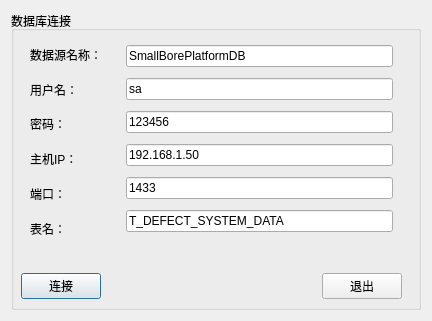
<?xml version="1.0" encoding="UTF-8"?>
<ui version="4.0">
 <class>Dialog</class>
 <widget class="QDialog" name="Dialog">
  <property name="geometry">
   <rect>
    <x>0</x>
    <y>0</y>
    <width>432</width>
    <height>321</height>
   </rect>
  </property>
  <property name="windowTitle">
   <string>Dialog</string>
  </property>
  <layout class="QVBoxLayout" name="verticalLayout">
   <item>
    <widget class="QGroupBox" name="groupBox">
     <property name="title">
      <string>数据库连接</string>
     </property>
     <widget class="QWidget" name="widget_2" native="true">
      <property name="geometry">
       <rect>
        <x>10</x>
        <y>20</y>
        <width>381</width>
        <height>221</height>
       </rect>
      </property>
      <layout class="QHBoxLayout" name="horizontalLayout">
       <item>
        <widget class="QWidget" name="widget" native="true">
         <layout class="QVBoxLayout" name="verticalLayout_2">
          <item>
           <widget class="QLabel" name="label">
            <property name="text">
             <string>数据源名称：</string>
            </property>
           </widget>
          </item>
          <item>
           <widget class="QLabel" name="label_2">
            <property name="text">
             <string>用户名：</string>
            </property>
           </widget>
          </item>
          <item>
           <widget class="QLabel" name="label_3">
            <property name="text">
             <string>密码：</string>
            </property>
           </widget>
          </item>
          <item>
           <widget class="QLabel" name="label_4">
            <property name="text">
             <string>主机IP：</string>
            </property>
           </widget>
          </item>
          <item>
           <widget class="QLabel" name="label_5">
            <property name="text">
             <string>端口：</string>
            </property>
           </widget>
          </item>
          <item>
           <widget class="QLabel" name="label_7">
            <property name="text">
             <string>表名：</string>
            </property>
           </widget>
          </item>
         </layout>
        </widget>
       </item>
       <item>
        <widget class="QWidget" name="widget_6" native="true">
         <layout class="QVBoxLayout" name="verticalLayout_3">
          <item>
           <widget class="QLineEdit" name="base_line">
            <property name="text">
             <string>SmallBorePlatformDB</string>
            </property>
           </widget>
          </item>
          <item>
           <widget class="QLineEdit" name="user_line">
            <property name="text">
             <string>sa</string>
            </property>
           </widget>
          </item>
          <item>
           <widget class="QLineEdit" name="pwdd_line">
            <property name="text">
             <string>123456</string>
            </property>
           </widget>
          </item>
          <item>
           <widget class="QLineEdit" name="IP_line">
            <property name="text">
             <string>192.168.1.50</string>
            </property>
           </widget>
          </item>
          <item>
           <widget class="QLineEdit" name="port_line">
            <property name="text">
             <string>1433</string>
            </property>
           </widget>
          </item>
          <item>
           <widget class="QLineEdit" name="table_name">
            <property name="text">
             <string>T_DEFECT_SYSTEM_DATA</string>
            </property>
           </widget>
          </item>
         </layout>
        </widget>
       </item>
      </layout>
     </widget>
     <widget class="QWidget" name="widget_3" native="true">
      <property name="geometry">
       <rect>
        <x>10</x>
        <y>250</y>
        <width>381</width>
        <height>51</height>
       </rect>
      </property>
      <layout class="QHBoxLayout" name="horizontalLayout_2">
       <item>
        <widget class="QPushButton" name="con_btn">
         <property name="text">
          <string>连接</string>
         </property>
        </widget>
       </item>
       <item>
        <spacer name="horizontalSpacer">
         <property name="orientation">
          <enum>Qt::Horizontal</enum>
         </property>
         <property name="sizeHint" stdset="0">
          <size>
           <width>40</width>
           <height>20</height>
          </size>
         </property>
        </spacer>
       </item>
       <item>
        <widget class="QPushButton" name="cancel_btn">
         <property name="text">
          <string>退出</string>
         </property>
        </widget>
       </item>
      </layout>
     </widget>
    </widget>
   </item>
  </layout>
 </widget>
 <resources/>
 <connections/>
</ui>
